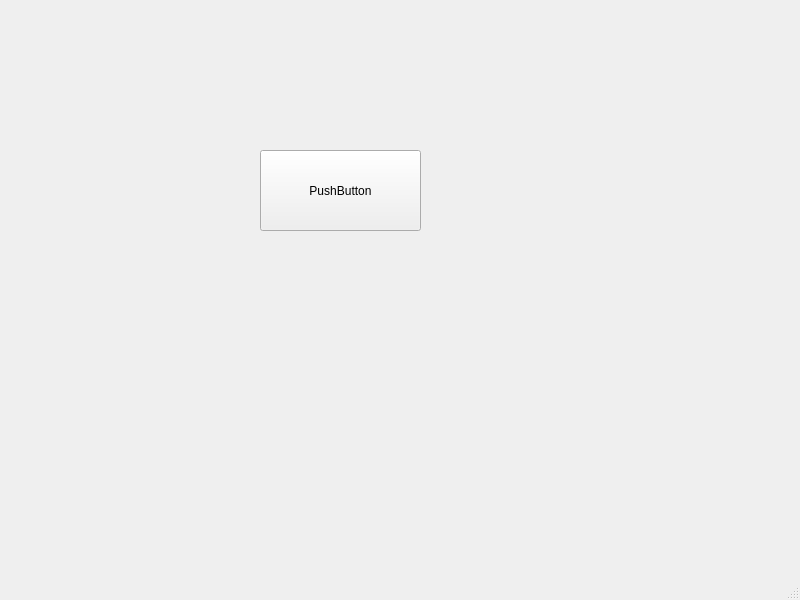
<?xml version="1.0" encoding="UTF-8"?>
<ui version="4.0">
 <class>MainWindow</class>
 <widget class="QMainWindow" name="MainWindow">
  <property name="geometry">
   <rect>
    <x>0</x>
    <y>0</y>
    <width>800</width>
    <height>600</height>
   </rect>
  </property>
  <property name="windowTitle">
   <string>MainWindow</string>
  </property>
  <widget class="QWidget" name="centralwidget">
   <widget class="QPushButton" name="pushButton">
    <property name="geometry">
     <rect>
      <x>260</x>
      <y>150</y>
      <width>161</width>
      <height>81</height>
     </rect>
    </property>
    <property name="text">
     <string>PushButton</string>
    </property>
   </widget>
  </widget>
  <widget class="QMenuBar" name="menubar">
   <property name="geometry">
    <rect>
     <x>0</x>
     <y>0</y>
     <width>800</width>
     <height>20</height>
    </rect>
   </property>
  </widget>
  <widget class="QStatusBar" name="statusbar"/>
 </widget>
 <resources/>
 <connections/>
</ui>
